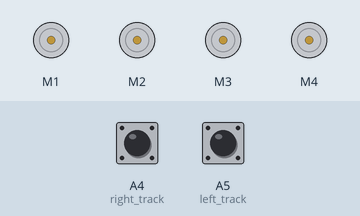
This sketch was run on a simulated Arduino Leonardo, built with avr-gcc and run on an emulated ATmega32U4. On the bench: 4 × DC motor (green arrow = forward, orange = backward, longer = faster). Inputs (shaded band) come from the test bench; at power-on: A4 (right_track) HIGH, A5 (left_track) HIGH.

Above: at 1.2 s.
1.3 s: A4 (right_track) pulled LOW for 0.15 s
At 2.2 s:
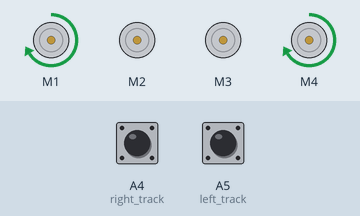
2.9 s: A5 (left_track) pulled LOW for 0.15 s
At 3.4 s:
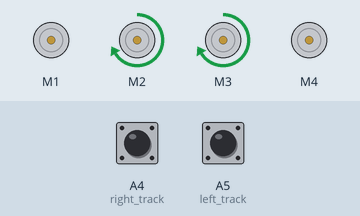
4.5 s: A4 (right_track) pulled LOW for 1 s
At 5.8 s:
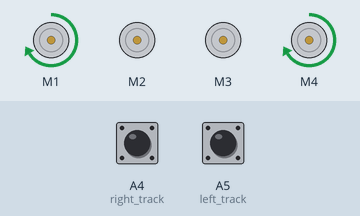
7.0 s: A5 (left_track) pulled LOW for 1 s
At 7.7 s:
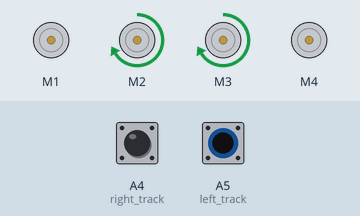
9.5 s: A4 (right_track) driven LOW and A5 (left_track) driven LOW
At 10.8 s:
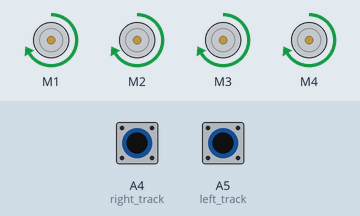
Timing chart, 0 to 12.0 s (numbered marks = the images above; inputs shaded):
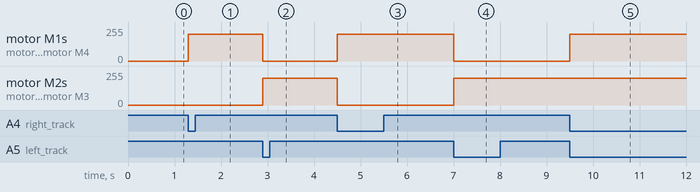

Measured:
- after the input at 1.3 s, motor M1, motor M4: stopped → forward 200/255 at once
- after the input at 2.9 s, motor M1, motor M4: forward 200/255 → stopped at once; motor M2, motor M3: stopped → forward 200/255 at once
- after the input at 4.5 s, motor M1, motor M4: stopped → forward 200/255 at once; motor M2, motor M3: forward 200/255 → stopped at once
- after the input at 7.0 s, motor M1, motor M4: forward 200/255 → stopped at once; motor M2, motor M3: stopped → forward 200/255 at once
- after the input at 9.5 s, motor M1, motor M4: stopped → forward 200/255 at once

The sketch:

line_follower.ino
```cpp
/* line follower robot using 2 tcrt5000 sensors,
   accuracy increases when decreasing the speed of motors. */

#include <SoftwareSerial.h>
#include <AFMotor.h>
#define right_track A4
#define left_track A5

// initialize the motors

AF_DCMotor motor1(1, MOTOR12_64KHZ);
AF_DCMotor motor2(2, MOTOR12_64KHZ);
AF_DCMotor motor3(3, MOTOR34_64KHZ);
AF_DCMotor motor4(4, MOTOR34_64KHZ);

// setup the speed of motors and input, output pins

void setup() {
  Serial.begin(9600);
  pinMode(right_track, INPUT);
  pinMode(left_track, INPUT);
  motor1.setSpeed(200);
  motor2.setSpeed(200);
  motor3.setSpeed(200);
  motor4.setSpeed(200);
}

// pivot the robot right

void pivot_right() {
  motor1.run(FORWARD);
  motor2.run(BACKWARD);
  motor3.run(BACKWARD);
  motor4.run(FORWARD);
}

// pivot the robot left

void pivot_left() {
  motor1.run(BACKWARD);
  motor2.run(FORWARD);
  motor3.run(FORWARD);
  motor4.run(BACKWARD);
}

// moving the robot forward

void forward() {
  motor1.run(FORWARD);
  motor2.run(FORWARD);
  motor3.run(FORWARD);
  motor4.run(FORWARD);
}

// moving the robot backward

void backward() {
  motor1.run(BACKWARD);
  motor2.run(BACKWARD);
  motor3.run(BACKWARD);
  motor4.run(BACKWARD);
}

// turning the robot left

void turn_left() {
  motor1.run(RELEASE);
  motor2.run(FORWARD);
  motor3.run(FORWARD);
  motor4.run(RELEASE);
}

// turning the robot right

void turn_right() {
  motor1.run(FORWARD);
  motor2.run(RELEASE);
  motor3.run(RELEASE);
  motor4.run(FORWARD);
}

// stopping the robot

void freeze() {
  motor1.run(RELEASE);
  motor2.run(RELEASE);
  motor3.run(RELEASE);
  motor4.run(RELEASE);
}

// make the robot follow a line(in this case black line)

void follow_line() {
  if ((!digitalRead(right_track)) && (!digitalRead(left_track)))
      forward();
  if ((digitalRead(right_track)) && (!digitalRead(left_track)))
      turn_left();
  if ((!digitalRead(right_track)) && digitalRead(left_track))
      turn_right();
}

// running this loop repeatedly

void loop() {
  follow_line();
}
```
